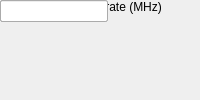
<?xml version="1.0" encoding="UTF-8"?>
<ui version="4.0">
 <class>MainWindow</class>
 <widget class="QMainWindow" name="MainWindow">
  <property name="windowTitle"><string>DAC MKID 4x Interface</string></property>
  <widget class="QWidget" name="centralwidget">
   <!-- NOTE: this is a simplified structural mirror of the generated
        <module>_ui.py, not a full round-trip Designer file. Regenerate
        both from the same spec if you need to edit layout by hand. -->
       <widget class="QLabel" name="label_dac_brd">
     <property name="text"><string>DAC board</string></property>
    </widget>
       <widget class="QComboBox" name="dac_brd">
     <item><property name="text"><string>0</string></property></item>
     <item><property name="text"><string>1</string></property></item>
    </widget>
       <widget class="QLabel" name="label_dac_clk_rate">
     <property name="text"><string>DAC external clock rate (MHz)</string></property>
    </widget>
       <widget class="QLineEdit" name="dac_clk_rate"/>
       <widget class="QLabel" name="label_sample_period">
     <property name="text"><string>Sample period</string></property>
    </widget>
       <widget class="QLineEdit" name="sample_period"/>
  </widget>
 </widget>
 <resources/>
 <connections/>
</ui>
